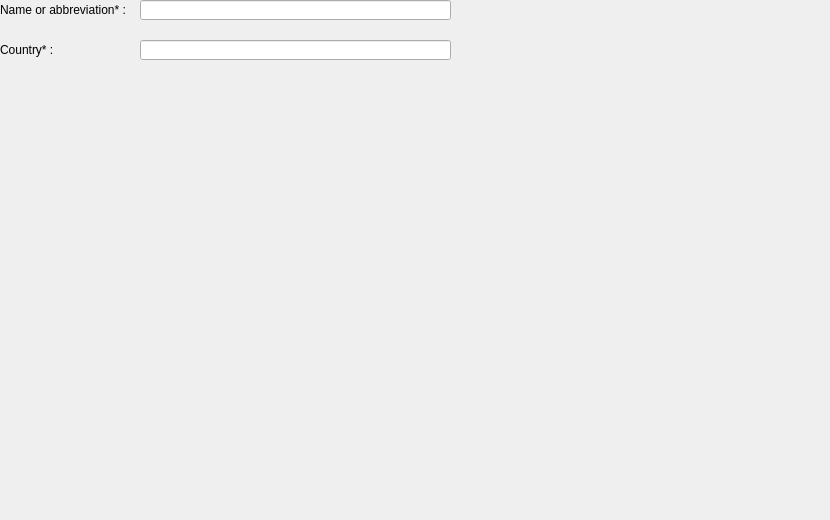
<?xml version="1.0" encoding="UTF-8"?>
<ui version="4.0">
 <class>AddMuseumWidget</class>
 <widget class="QWidget" name="AddMuseumWidget">
  <property name="geometry">
   <rect>
    <x>0</x>
    <y>0</y>
    <width>830</width>
    <height>520</height>
   </rect>
  </property>
  <property name="windowTitle">
   <string>Form</string>
  </property>
  <widget class="QLineEdit" name="nameLineEdit">
   <property name="geometry">
    <rect>
     <x>140</x>
     <y>0</y>
     <width>311</width>
     <height>20</height>
    </rect>
   </property>
  </widget>
  <widget class="QLabel" name="label">
   <property name="geometry">
    <rect>
     <x>0</x>
     <y>0</y>
     <width>131</width>
     <height>20</height>
    </rect>
   </property>
   <property name="text">
    <string>Name or abbreviation* :</string>
   </property>
  </widget>
  <widget class="QLabel" name="label_2">
   <property name="geometry">
    <rect>
     <x>0</x>
     <y>40</y>
     <width>131</width>
     <height>20</height>
    </rect>
   </property>
   <property name="text">
    <string>Country* :</string>
   </property>
  </widget>
  <widget class="QLineEdit" name="countryLineEdit">
   <property name="geometry">
    <rect>
     <x>140</x>
     <y>40</y>
     <width>311</width>
     <height>20</height>
    </rect>
   </property>
  </widget>
 </widget>
 <resources/>
 <connections/>
</ui>
